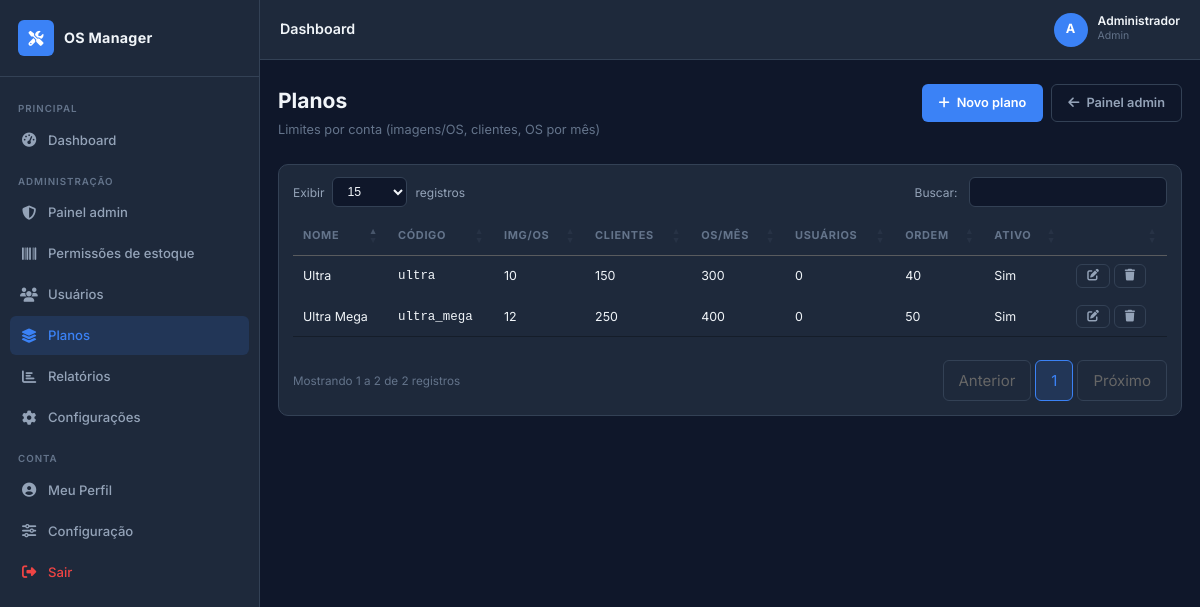
Page /admin/planos (signed in) on the committed database.
### tables this page shows
CREATE TABLE IF NOT EXISTS `nav_menu_itens` (
    `id`                    INT UNSIGNED NOT NULL AUTO_INCREMENT,
    `section_code`          VARCHAR(32)  NOT NULL,
    `label`                 VARCHAR(120) NOT NULL,
    `icon_class`            VARCHAR(80)  NULL DEFAULT NULL,
    `url_path`              VARCHAR(255) NOT NULL,
    `sort_order`            INT          NOT NULL DEFAULT 0,
    `ativo`                 TINYINT(1)   NOT NULL DEFAULT 1,
    `requer_estoque_ativo`  TINYINT(1)   NOT NULL DEFAULT 0,
    `item_class`            VARCHAR(160) NULL DEFAULT NULL,
    `active_rule`           VARCHAR(40)  NULL DEFAULT NULL,
    PRIMARY KEY (`id`),
    KEY `idx_nav_section` (`section_code`, `sort_order`)
);

CREATE TABLE IF NOT EXISTS `usuarios` (
    `id`                  INT UNSIGNED    NOT NULL AUTO_INCREMENT,
    `nome`                VARCHAR(150)    NOT NULL,
    `email`               VARCHAR(200)    NOT NULL,
    `senha`               VARCHAR(255)    NOT NULL,
    `perfil`              ENUM('admin','tecnico','cliente') NOT NULL DEFAULT 'cliente',
    `admin`               TINYINT(1)      NOT NULL DEFAULT 0,
    `plano_id`            INT UNSIGNED    NOT NULL DEFAULT 1,
    `max_imagens_por_os_override` INT UNSIGNED NULL DEFAULT NULL,
    `max_clientes_override`       INT UNSIGNED NULL DEFAULT NULL,
    `max_os_mes_override`         INT UNSIGNED NULL DEFAULT NULL,
    `ativo`               TINYINT(1)      NOT NULL DEFAULT 1,
    `avatar`              VARCHAR(255)    NULL,
    `telefone`            VARCHAR(20)     NULL,
    `telegram_chat_id`    VARCHAR(50)     NULL,
    `telegram_ativo`      TINYINT(1)      NOT NULL DEFAULT 0,
    `telegram_token`      VARCHAR(64)     NULL COMMENT 'Token para vinculação via /start',
    `estoque_ativo`       TINYINT(1)      NOT NULL DEFAULT 0,
    `estoque_limite_itens` INT UNSIGNED   NULL DEFAULT NULL COMMENT 'NULL = ilimitado tipos de item',
    `token`               VARCHAR(100)    NULL,
    `token_expira`        DATETIME        NULL,
    `ultimo_acesso`       DATETIME        NULL,
    `created_at`          DATETIME        NOT NULL DEFAULT CURRENT_TIMESTAMP,
    `updated_at`          DATETIME        NOT NULL DEFAULT CURRENT_TIMESTAMP ON UPDATE CURRENT_TIMESTAMP,
    PRIMARY KEY (`id`),
    UNIQUE KEY `uk_email` (`email`),
    KEY `idx_perfil` (`perfil`),
    KEY `idx_ativo` (`ativo`),
    KEY `idx_usuario_plano` (`plano_id`),
    CONSTRAINT `fk_usuario_plano` FOREIGN KEY (`plano_id`) REFERENCES `planos` (`id`)
);

CREATE TABLE IF NOT EXISTS `planos` (
    `id`                   INT UNSIGNED NOT NULL AUTO_INCREMENT,
    `codigo`               VARCHAR(32)  NOT NULL COMMENT 'free, ilimitado, etc.',
    `nome`                 VARCHAR(100) NOT NULL,
    `descricao`            VARCHAR(500) NULL DEFAULT NULL COMMENT 'Texto para escolha do plano no cadastro',
    `max_imagens_por_os`   INT UNSIGNED NULL COMMENT 'NULL = ilimitado no plano (teto global no app)',
    `max_clientes`         INT UNSIGNED NULL COMMENT 'NULL = ilimitado',
    `max_os_mes`           INT UNSIGNED NULL COMMENT 'NULL = ilimitado',
    `ativo`                TINYINT(1)   NOT NULL DEFAULT 1,
    `ordem`                INT          NOT NULL DEFAULT 0,
    `created_at`           DATETIME     NOT NULL DEFAULT CURRENT_TIMESTAMP,
    `updated_at`           DATETIME     NOT NULL DEFAULT CURRENT_TIMESTAMP ON UPDATE CURRENT_TIMESTAMP,
    PRIMARY KEY (`id`),
    UNIQUE KEY `uk_plano_codigo` (`codigo`),
    KEY `idx_plano_ativo` (`ativo`)
);

### @views/admin/planos_index.php (the view, shortened to what the rows shown need)
<div class="page-header">
    <div>
        <h1 class="page-title">Planos</h1>
        <p class="page-subtitle">Limites por conta (imagens/OS, clientes, OS por mês)</p>
    </div>
    <div class="page-header-actions">
        <a href="<?= BASE_URL ?>/admin/planos/criar" class="btn btn-primary">
            <i class="fas fa-plus"></i> Novo plano
        </a>
        <a href="<?= BASE_URL ?>/admin" class="btn btn-ghost">
            <i class="fas fa-arrow-left"></i> Painel admin
        </a>
    </div>
</div>
<div class="card">
    <div class="card-body p0">
        <div class="table-responsive">
            <table class="table table-hover table-datatable">
                <thead>
                    <tr>
                        <th>Nome</th>
                        <th>Código</th>
                        <th>Img/OS</th>
                        <th>Clientes</th>
                        <th>OS/mês</th>
                        <th>Usuários</th>
                        <th>Ordem</th>
                        <th>Ativo</th>
                        <th></th>
                    </tr>
                </thead>
                <tbody>
                    <?php foreach ($planos as $p):
                        $pid = (int)$p['id'];
                        $nu = $cnt[$pid] ?? 0;
                        $fmt = static fn ($v) => ($v === null || $v === '') ? '∞' : (string)(int)$v;
                        ?>
                    <tr>
                        <td><?= htmlspecialchars($p['nome']) ?></td>
                        <td><code><?= htmlspecialchars($p['codigo']) ?></code></td>
                        <td><?= $fmt($p['max_imagens_por_os'] ?? null) ?></td>
                        <td><?= $fmt($p['max_clientes'] ?? null) ?></td>
                        <td><?= $fmt($p['max_os_mes'] ?? null) ?></td>
                        <td><?= (int)$nu ?></td>
                        <td><?= (int)($p['ordem'] ?? 0) ?></td>
                        <td><?= !empty($p['ativo']) ? 'Sim' : 'Não' ?></td>
                        <td class="td-actions">
                            <a href="<?= BASE_URL ?>/admin/planos/<?= $pid ?>/editar" class="btn btn-ghost btn-sm"><i class="fas fa-edit"></i></a>
                            <?php if (!in_array($p['codigo'], ['free', 'ilimitado'], true) && $nu === 0): ?>
                            <form method="post" action="<?= BASE_URL ?>/admin/planos/<?= $pid ?>/excluir" class="form-inline"
                                  onsubmit="return confirm('Excluir este plano?');">
                                <button type="submit" class="btn btn-ghost btn-sm text-danger" title="Excluir"><i class="fas fa-trash"></i></button>
                            </form>
                            <?php endif; ?>
                        </td>
                    </tr>
                    <?php endforeach; ?>
                </tbody>
            </table>
        </div>
    </div>
</div>

### @core/Router.php (shortened to what the rows shown need)
<?php
class Router
{
    private array $routes = [];
    public function get(string $pattern, array $handler): void
    {
        $this->routes[] = ['GET', $pattern, $handler];
    }
    public function post(string $pattern, array $handler): void
    {
        $this->routes[] = ['POST', $pattern, $handler];
    }
    public function any(string $pattern, array $handler): void
    {
        $this->routes[] = ['ANY', $pattern, $handler];
    }
    public function dispatch(string $uri, string $method): void
    {
        $uri = '/' . trim(parse_url($uri, PHP_URL_PATH), '/');
        $uri = '/' . ltrim($uri, '/');
        foreach ($this->routes as [$routeMethod, $pattern, $handler]) {
            if ($routeMethod !== 'ANY' && $routeMethod !== $method) continue;
            $regex = preg_replace('/\{([a-zA-Z_]+)\}/', '(?P<$1>[^/]+)', $pattern);
            $regex = '#^' . $regex . '$#';
            if (preg_match($regex, $uri, $matches)) {
                $params = array_filter($matches, 'is_string', ARRAY_FILTER_USE_KEY);
                [$class, $action] = $handler;
                $controller = new $class();
                $controller->$action(...array_values($params));
                return;
            }
        }
    }
}

### @views/layout/header.php (shortened to what the rows shown need)
<!DOCTYPE html>
<html lang="pt-BR" class="dark">
<head>
    <link rel="stylesheet" href="https://cdnjs.cloudflare.com/ajax/libs/font-awesome/6.5.0/css/all.min.css">
    <link rel="stylesheet" href="<?= BASE_URL ?>/assets/css/app.css">
    <link rel="stylesheet" href="<?= BASE_URL ?>/assets/css/vendor/jquery.dataTables.min.css">
    <link rel="stylesheet" href="<?= BASE_URL ?>/assets/css/datatables-custom.css">
</head>
<body class="app-body">
<div class="sidebar" id="sidebar">
    <div class="sidebar-brand">
        <div class="sidebar-logo">
            <i class="fas fa-tools"></i>
        </div>
        <span class="sidebar-brand-name">OS Manager</span>
    </div>
    <nav class="sidebar-nav">
        <?php
        $_uriNav  = $_SERVER['REQUEST_URI'] ?? '';
        $_pathNav = parse_url($_uriNav, PHP_URL_PATH) ?: '';
        $_pathNav = rtrim(str_replace('\\', '/', $_pathNav), '/');
        $_navGrouped = [];
        if (Auth::check()) {
            try {
                $_navGrouped = NavMenu::itensAgrupados((int)Auth::id(), Auth::perfil());
            } catch (Throwable $e) {
                error_log('NavMenu: ' . $e->getMessage());
            }
        }
        foreach (NavMenu::SECTION_LABELS as $_secCode => $_secLabel) {
            if (empty($_navGrouped[$_secCode])) {
                continue;
            }
            ?>
        <div class="nav-section-label"><?= htmlspecialchars($_secLabel) ?></div>
            <?php foreach ($_navGrouped[$_secCode] as $_it):
                $_active = NavMenu::itemEstaAtivo($_it, $_uriNav, $_pathNav) ? ' active' : '';
                $_cls    = trim('nav-item ' . (string)($_it['item_class'] ?? '') . $_active);
                $_href   = BASE_URL . (string)$_it['url_path'];
                $_icon   = trim((string)($_it['icon_class'] ?? ''));
                ?>
        <a href="<?= htmlspecialchars($_href) ?>" class="<?= htmlspecialchars($_cls) ?>">
                <?php if ($_icon !== ''): ?>
            <i class="<?= htmlspecialchars($_icon) ?>"></i>
                <?php endif; ?>
            <span><?= htmlspecialchars((string)$_it['label']) ?></span>
        </a>
            <?php endforeach; ?>
        <?php } ?>
    </nav>
</div>
<div class="main-wrapper">
    <header class="topbar">
        <div class="topbar-breadcrumb">
            <?= htmlspecialchars($pageTitle ?? 'Dashboard') ?>
        </div>
        <?php
        $_topbarEstoqueAlertas = 0;
        if (Auth::check()) {
            try {
                $_uidTop = (int)Auth::id();
                $_topbarEstoqueAtivo = LimiteConta::estoqueAtivo($_uidTop);
            } catch (Throwable $e) {
                error_log('Topbar alertas estoque: ' . $e->getMessage());
            }
        }
        ?>
        <div class="topbar-right">
            <div class="topbar-user">
                <div class="user-avatar<?= $_topbarEstoqueAlertas > 0 ? ' user-avatar--estoque-alerta' : '' ?>"<?= $_topbarEstoqueAlertas > 0 ? ' title="Estoque: itens no ou abaixo do mínimo configurado"' : '' ?>>
                    <?= strtoupper(substr(Auth::user()['nome'], 0, 1)) ?>
                </div>
                <div class="user-info">
                    <span class="user-name-wrap">
                        <span class="user-name"><?= htmlspecialchars(Auth::user()['nome']) ?></span>
                    </span>
                    <span class="user-role"><?= ucfirst(Auth::user()['perfil']) ?></span>
                </div>
            </div>
        </div>
    </header>
    <main class="main-content">

### rows in the picture
nav_menu_itens: label "Dashboard"
nav_menu_itens: label "Painel admin"
nav_menu_itens: label "Permissões de estoque"
nav_menu_itens: label "Usuários"
nav_menu_itens: label "Planos"
nav_menu_itens: label "Relatórios"
nav_menu_itens: label "Configurações"
nav_menu_itens: label "Meu Perfil"
nav_menu_itens: label "Configuração"
nav_menu_itens: label "Sair"
usuarios: nome "A", nome "Administrador", perfil "Admin"
planos: nome "Ultra", codigo "ultra", max_imagens_por_os "10", max_clientes "150", max_os_mes "300", id "0", ordem "40", ativo "Sim"
planos: nome "Ultra Mega", codigo "ultra_mega", max_imagens_por_os "12", max_clientes "250", max_os_mes "400", id "0", ordem "50", ativo "Sim"

### other values in the picture
$_secLabel "PRINCIPAL"
$_secLabel "ADMINISTRAÇÃO"
$_secLabel "CONTA"
